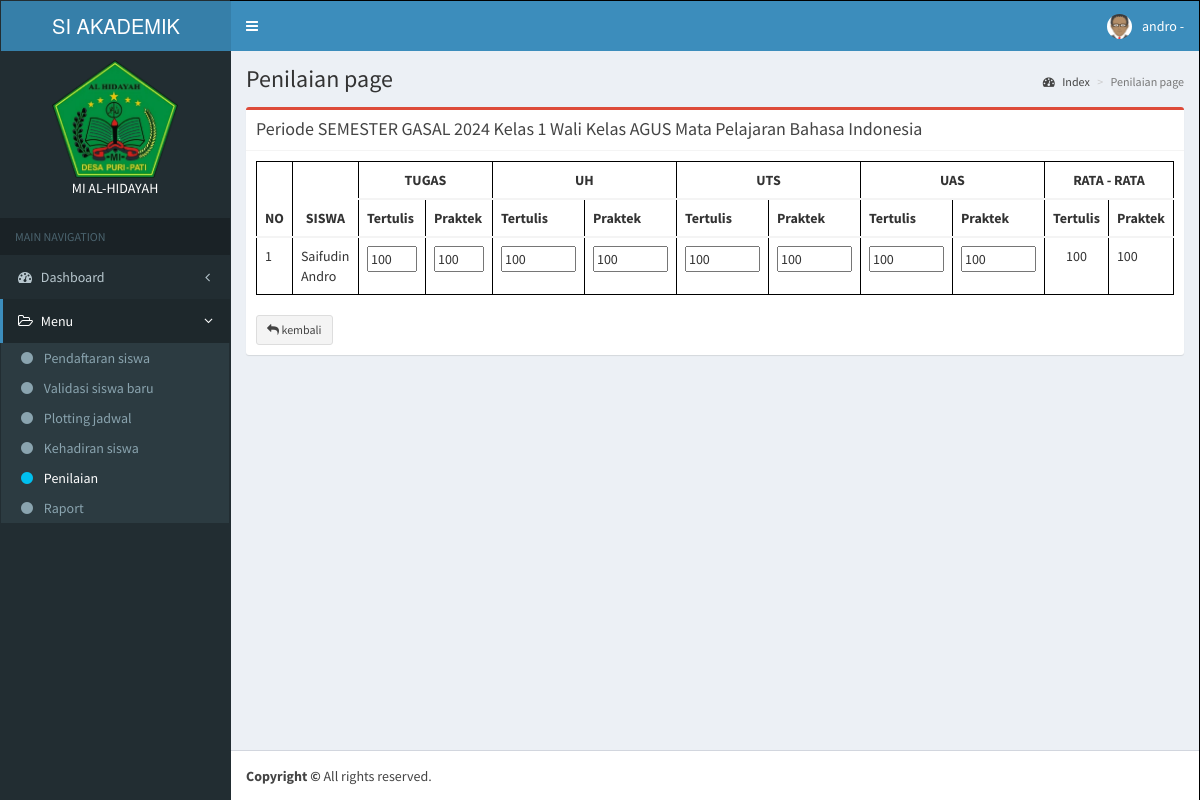
Screenshot of /app/penilaian/siswa.php?id_periode=1&id_kelas=3&id_mapel=2 (signed in) with the database file from the repository.
### tables this page shows
CREATE TABLE `periode` (
  `id_periode` int(11) NOT NULL,
  `nm_periode` varchar(50) DEFAULT NULL,
  `status_periode` enum('Aktif','Non Aktif') DEFAULT NULL
);

CREATE TABLE `kelas` (
  `id_kelas` int(11) NOT NULL,
  `id_guru` int(11) DEFAULT NULL,
  `nm_kelas` varchar(50) DEFAULT NULL,
  `tingkatan` int(11) DEFAULT NULL
);

CREATE TABLE `guru` (
  `id_guru` int(11) NOT NULL,
  `nip` varchar(50) DEFAULT NULL,
  `id_user` int(11) DEFAULT NULL,
  `nm_guru` varchar(50) DEFAULT NULL,
  `no_guru` varchar(50) DEFAULT NULL,
  `jk_guru` enum('Laki-Laki','Perempuan') DEFAULT NULL,
  `alamat_guru` text DEFAULT NULL,
  `foto_guru` blob DEFAULT NULL
);

CREATE TABLE `mapel` (
  `id_mapel` int(11) NOT NULL,
  `id_guru` int(11) DEFAULT NULL,
  `nm_mapel` varchar(50) DEFAULT NULL
);

CREATE TABLE `plotting_jadwal` (
  `id_plotting` int(11) NOT NULL,
  `id_siswa` int(11) DEFAULT NULL,
  `id_kelas` int(11) DEFAULT NULL,
  `id_mapel` int(11) DEFAULT NULL,
  `id_periode` int(11) DEFAULT NULL,
  `hari` varchar(10) DEFAULT NULL,
  `jam_awal` time DEFAULT NULL,
  `jam_akhir` time DEFAULT NULL
);

CREATE TABLE `siswa` (
  `id_siswa` int(11) NOT NULL,
  `nis` varchar(50) DEFAULT NULL,
  `id_user` int(11) DEFAULT NULL,
  `nm_siswa` varchar(50) DEFAULT NULL,
  `jk_siswa` enum('Laki-Laki','Perempuan') DEFAULT NULL,
  `alamat_siswa` text DEFAULT NULL,
  `nm_orang_tua` varchar(50) DEFAULT NULL,
  `foto_siswa` blob DEFAULT NULL,
  `status` enum('aktif','tidak aktif') DEFAULT NULL
);

CREATE TABLE `penilaian` (
  `id_penilaian` int(11) NOT NULL,
  `id_plotting` int(11) DEFAULT NULL,
  `jenis_penilaian` varchar(100) DEFAULT NULL,
  `nilai` int(11) DEFAULT NULL,
  `nilai_praktek` int(11) DEFAULT NULL
);

### config/config.php (called while the page is built, shortened)
<?php
function Url_web(){
    $xplode = explode("/", $_SERVER['REQUEST_URI']);
    return $xplode[1];
}
$defaul_uri = "/".Url_web();
$url = "http://".$_SERVER['SERVER_NAME'].":".$_SERVER['SERVER_PORT'].$defaul_uri;
function DB(){
    return ["localhost", "root", "", "vinka"];
}
function QueryManyData($sql){
    $conn = new mysqli(DB()[0], DB()[1], DB()[2], DB()[3]);
    $result = $conn->query($sql);
    return $result;
}
function QueryOnedata($sql){
    $conn = new mysqli(DB()[0], DB()[1], DB()[2], DB()[3]);
    $result = $conn->query($sql);
    return $result;
}

### app/penilaian/siswa.php (the view, shortened to what this page needs)
<?php include_once '../template/header.php'; ?>
<?php include_once '../template/navbar.php'; ?>
<?php include_once '../template/sidebar.php';
$periode = QueryOnedata('SELECT * FROM periode WHERE id_periode = ' . $_GET['id_periode'] . '')->fetch_assoc();
$kelas = QueryOnedata('SELECT * FROM kelas WHERE id_kelas = ' . $_GET['id_kelas'] . '')->fetch_assoc();
$mapel = QueryOnedata('SELECT * FROM mapel WHERE id_mapel = ' . $_GET['id_mapel'] . '')->fetch_assoc();
$guru = QueryOnedata('SELECT * FROM guru WHERE id_guru = ' . $kelas['id_guru'] . '')->fetch_assoc();
?>
<div class='content-wrapper'>
    <section class='content-header'>
        <h1>Penilaian page
        </h1>
        <ol class='breadcrumb'>
            <li><a href='#'><i class='fa fa-dashboard'></i> Index</a></li>
            <li class='active'>Penilaian page</li>
        </ol>
    </section>
    <section class='content'>
        <div class="box box-danger">
            <div class="box-header with-border">
                <h3 class="box-title">Periode <?= $periode['nm_periode'] ?> Kelas <?= $kelas['nm_kelas'] ?> Wali Kelas <?= $guru['nm_guru'] ?> Mata Pelajaran <?= $mapel['nm_mapel'] ?></h3>
            </div>
            <div class="box-body">
                <table class="table">
                    <thead>
                        <tr class="text-center">
                            <th class="text-center" rowspan="2">NO</th>
                            <th class="text-center" rowspan="2">SISWA</th>
                            <th class="text-center" colspan="2">TUGAS</th>
                            <th class="text-center" colspan="2">UH</th>
                            <th class="text-center" colspan="2">UTS</th>
                            <th class="text-center" colspan="2">UAS</th>
                            <th class="text-center" colspan="2">RATA - RATA </th>
                        </tr>
                        <tr>
                            <th>Tertulis</th>
                            <th>Praktek</th>
                            <th>Tertulis</th>
                            <th>Praktek</th>
                            <th>Tertulis</th>
                            <th>Praktek</th>
                            <th>Tertulis</th>
                            <th>Praktek</th>
                            <th>Tertulis</th>
                            <th>Praktek</th>
                        </tr>
                    </thead>
                    <tbody>
                        <?php
                        $query_mapel = "SELECT * FROM mapel";
                        if ($_SESSION['level'] == 'Guru') {
                            $gurux = QueryOnedata("SELECT * FROM guru WHERE id_user = " . $_SESSION['id_user'] . " ")->fetch_assoc();
                            $query_mapel = "SELECT plotting_jadwal.id_plotting, plotting_jadwal.id_siswa, mapel.nm_mapel, mapel.id_mapel FROM plotting_jadwal
                            JOIN mapel ON plotting_jadwal.id_mapel = mapel.id_mapel
                            WHERE plotting_jadwal.id_periode = " . $_GET['id_periode'] . "
                            AND plotting_jadwal.id_kelas = " . $kelas['id_kelas'] . "
                            AND mapel.id_guru = " . $gurux['id_guru'] . "
                            GROUP BY plotting_jadwal.id_siswa
                            ";
                        } else if ($_SESSION['level'] == 'Orang Tua') {
                            $siswa = QueryOnedata("SELECT * FROM siswa WHERE id_user = " . $_SESSION['id_user'] . " ")->fetch_assoc();
                            $query_mapel = "SELECT plotting_jadwal.id_plotting, plotting_jadwal.id_siswa, mapel.nm_mapel, mapel.id_mapel FROM plotting_jadwal
                            JOIN mapel ON plotting_jadwal.id_mapel = mapel.id_mapel
                            WHERE plotting_jadwal.id_periode = " . $_GET['id_periode'] . "
                            AND plotting_jadwal.id_kelas = " . $kelas['id_kelas'] . "
                            AND plotting_jadwal.id_siswa = " . $siswa['id_siswa'] . "
                            GROUP BY plotting_jadwal.id_siswa
                            ";
                        }
                        $no = 1;
                        foreach (QueryManyData($query_mapel) as $row) {
                            $siswa = QueryOnedata("SELECT * FROM siswa WHERE id_siswa = " . $row['id_siswa'] . " ")->fetch_assoc();
                        ?>
                            <tr>
                                <td>
                                    <form action="<?= $url ?>/aksi/penilaian.php" method="POST" enctype="multipart/form-data">
                                        <?= $no++ ?>
                                </td>
                                <td><?= $siswa['nm_siswa'] ?>
                                </td>
                                <td>
                                    <?php
                                    $tugas = 0;
                                    $tugas_praktek = 0;
                                    $plotting = "SELECT id_plotting FROM plotting_jadwal WHERE id_siswa = " . $row['id_siswa'] . " AND id_kelas = " . $kelas['id_kelas'] . " AND id_periode = " . $_GET['id_periode'] . " ";
                                    $check_penilaian_tugas = "SELECT * FROM penilaian WHERE id_plotting = " . QueryOnedata($plotting)->fetch_assoc()['id_plotting'] . " AND jenis_penilaian = 'tugas' ";
                                    if (QueryOnedata($check_penilaian_tugas)->num_rows > 0) {
                                        $tugas = QueryOnedata($check_penilaian_tugas)->fetch_assoc()['nilai'];
                                        $tugas_praktek = QueryOnedata($check_penilaian_tugas)->fetch_assoc()['nilai_praktek'];
                                    }
                                    ?>
                                    <input type="number" name="tugas[]" value="<?= $tugas ?>" min="0" max="100" id="" style="width:50px;">
                                </td>
                                <td>
                                    <input type="number" name="tugas_praktek[]" value="<?= $tugas_praktek ?>" min="0" max="100" id="" style="width:50px;">
                                </td>
                                <td>
                                    <?php
                                    $uh = 0;
                                    $uh_praktek = 0;
                                    $check_penilaian_uh = "SELECT * FROM penilaian WHERE id_plotting = " . QueryOnedata($plotting)->fetch_assoc()['id_plotting'] . " AND jenis_penilaian = 'uh' ";
                                    if (QueryOnedata($check_penilaian_uh)->num_rows > 0) {
                                        $uh = QueryOnedata($check_penilaian_uh)->fetch_assoc()['nilai'];
                                        $uh_praktek = QueryOnedata($check_penilaian_uh)->fetch_assoc()['nilai_praktek'];
                                    }
                                    ?>
                                    <input display="width:50px;" type="number" name="uh[]" value="<?= $uh ?>" min="0" max="100" id="">
                                </td>
                                <td>
                                    <input display="width:50px;" type="number" name="uh_praktek[]" value="<?= $uh_praktek ?>" min="0" max="100" id="">
                                </td>
                                <td>
                                    <?php
                                    $uts = 0;
                                    $uts_praktek = 0;
                                    $check_penilaian_uts = "SELECT * FROM penilaian WHERE id_plotting = " . QueryOnedata($plotting)->fetch_assoc()['id_plotting'] . " AND jenis_penilaian = 'uts' ";
                                    if (QueryOnedata($check_penilaian_uts)->num_rows > 0) {
                                        $uts = QueryOnedata($check_penilaian_uts)->fetch_assoc()['nilai'];
                                        $uts_praktek = QueryOnedata($check_penilaian_uts)->fetch_assoc()['nilai_praktek'];
                                    }
                                    ?>
                                    <input display="width:50px;" type="number" name="uts[]" value="<?= $uts ?>" min="0" max="100" id="">
                                </td>
                                <td>
                                    <input display="width:50px;" type="number" name="uts_praktek[]" value="<?= $uts_praktek ?>" min="0" max="100" id="">
                                </td>
                                <td>
                                    <?php
                                    $uas = 0;
                                    $uas_praktek = 0;
                                    $check_penilaian_uas = "SELECT * FROM penilaian WHERE id_plotting = " . QueryOnedata($plotting)->fetch_assoc()['id_plotting'] . " AND jenis_penilaian = 'uas' ";
                                    if (QueryOnedata($check_penilaian_uas)->num_rows > 0) {
                                        $uas = QueryOnedata($check_penilaian_uas)->fetch_assoc()['nilai'];
                                        $uas_praktek = QueryOnedata($check_penilaian_uas)->fetch_assoc()['nilai_praktek'];
                                    }
                                    ?>
                                    <input display="width:50px;" type="number" name="uas[]" value="<?= $uas ?>" min="0" max="100" id="">
                                </td>
                                <td>
                                    <input display="width:50px;" type="number" name="uas_praktek[]" value="<?= $uas_praktek ?>" min="0" max="100" id="">
                                </td>
                                <td style="text-align:center;">
                                    <?php
                                    echo round(QueryOnedata("SELECT AVG(nilai) as rata_rata FROM penilaian WHERE id_plotting = " . QueryOnedata($plotting)->fetch_assoc()['id_plotting'] . "")->fetch_assoc()['rata_rata']);
                                    echo " </td><td>";
                                    echo round(QueryOnedata("SELECT AVG(nilai_praktek) as rata_rata FROM penilaian WHERE id_plotting = " . QueryOnedata($plotting)->fetch_assoc()['id_plotting'] . "")->fetch_assoc()['rata_rata']);
                                    ?>
                                </td>
                            </tr>
                        <?php
                        }
                        ?>
                    </tbody>
                </table>
                <br>
                <a href='<?= $url ?>/app/penilaian/periode.php?id_periode=<?= $_GET['id_periode'] ?>&id_kelas=<?= $_GET['id_kelas'] ?>' class='btn btn-default btn-sm '>
                    <i class='fa fa-reply'></i> kembali
                </a>
            </div>
        </div>
    </section>
</div>
<?php include_once '../template/footer.php'; ?>

### app/penilaian/siswa.php (style rules this page uses)
table, thead, body, tr, th, td { border: 1px solid black; }

### rows the page displays
periode: nm_periode "SEMESTER GASAL 2024"
kelas: nm_kelas "1"
guru: nm_guru "AGUS"
mapel: nm_mapel "Bahasa Indonesia"
plotting_jadwal: id_siswa.nm_siswa "Saifudin Andro", id_siswa+id_plotting "100", fetch_assoc "100"

### other values shown
$_SESSION['username'] "andro"
str_replace("_", " ", $data_menu[$sub]) "Pendaftaran siswa"
str_replace("_", " ", $data_menu[$sub]) "Validasi siswa baru"
str_replace("_", " ", $data_menu[$sub]) "Plotting jadwal"
str_replace("_", " ", $data_menu[$sub]) "Kehadiran siswa"
str_replace("_", " ", $data_menu[$sub]) "Penilaian"
str_replace("_", " ", $data_menu[$sub]) "Raport"
